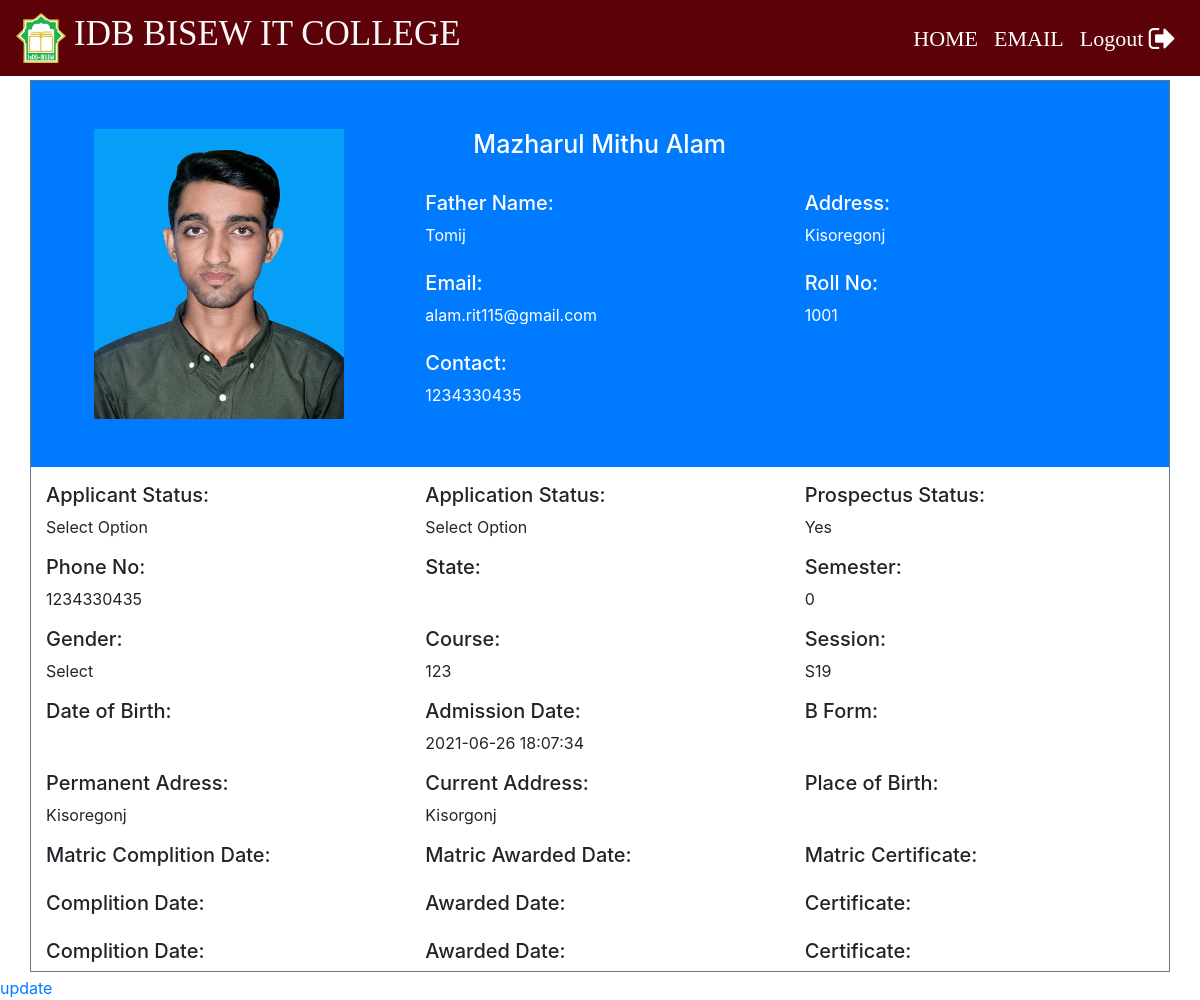
The app's page /Admin/display-student.php?roll_no=1001 (signed in) with its own data.
### tables this page shows
CREATE TABLE `student_info` (
  `roll_no` varchar(20) NOT NULL,
  `first_name` varchar(30) NOT NULL,
  `middle_name` varchar(30) NOT NULL,
  `last_name` varchar(30) NOT NULL,
  `father_name` varchar(30) NOT NULL,
  `email` varchar(30) NOT NULL,
  `mobile_no` varchar(11) NOT NULL,
  `course_code` varchar(11) NOT NULL,
  `session` varchar(10) NOT NULL,
  `profile_image` varchar(100) NOT NULL,
  `prospectus_issued` varchar(10) NOT NULL,
  `prospectus_amount` varchar(10) NOT NULL,
  `form_b` varchar(20) NOT NULL,
  `applicant_status` varchar(20) NOT NULL,
  `application_status` varchar(20) NOT NULL,
  `cnic` varchar(15) NOT NULL,
  `dob` varchar(10) NOT NULL,
  `other_phone` varchar(11) NOT NULL,
  `gender` varchar(10) NOT NULL,
  `permanent_address` varchar(150) NOT NULL,
  `current_address` varchar(150) NOT NULL,
  `place_of_birth` varchar(150) NOT NULL,
  `matric_complition_date` varchar(10) NOT NULL,
  `matric_awarded_date` varchar(10) NOT NULL,
  `matric_certificate` varchar(100) NOT NULL,
  `fa_complition_date` varchar(10) NOT NULL,
  `fa_awarded_date` varchar(10) NOT NULL,
  `fa_certificate` varchar(100) NOT NULL,
  `ba_complition_date` varchar(10) NOT NULL,
  `ba_awarded_date` varchar(10) NOT NULL,
  `ba_certificate` varchar(100) NOT NULL,
  `semester` int(11) NOT NULL,
  `total_marks` int(11) NOT NULL,
  `obtain_marks` int(11) NOT NULL,
  `state` varchar(20) NOT NULL,
  `admission_date` timestamp NOT NULL DEFAULT CURRENT_TIMESTAMP ON UPDATE CURRENT_TIMESTAMP
);

### Admin/display-student.php (the view, shortened to what this page needs)
<?php
	if ($_SESSION["LoginAdmin"])
	{
		$roll_no=$_GET['roll_no'] ?? $_SESSION['LoginStudent'];
	}
	require_once "../connection/connection.php";
	?>
<!doctype html>
<html lang="en">
	<head>
	</head>
	<body>
		<?php include('../common/common-header.php') ?>
	<?php
	$query="select * from student_info where roll_no='$roll_no'";
	$run=mysqli_query($con,$query);
	while ($row=mysqli_fetch_array($run)) {
		?>
		<div class="container  mt-1 border border-secondary mb-1">
			<div class="row text-white bg-primary pt-5">
				<div class="col-md-4">
					<?php  $profile_image= $row["profile_image"] ?>
					<img class="ml-5 mb-5" height='290px' width='250px' src=<?php echo "images/$profile_image"  ?> >
				</div>
				<div class="col-md-8">
					<h3 class="ml-5"><?php echo $row['first_name']." ".$row['middle_name']." ".$row['last_name'] ?></h3><br>
					<div class="row">
						<div class="col-md-6">
							<h5>Father Name:</h5> <?php echo $row['father_name']  ?><br><br>
							<h5>Email:</h5> <?php echo $row['email']  ?><br><br>
							<h5>Contact:</h5> <?php echo $row['mobile_no']  ?><br><br>
						</div>
						<div class="col-md-6">
							<h5>Address:</h5> <?php echo $row['permanent_address']  ?><br><br>
							<h5>Roll No:</h5> <?php echo $row['roll_no']  ?><br><br>
						</div>
					</div>
				</div>
			</div>
			<div class="row pt-3">
				<div class="col-md-4"><h5>Applicant Status:</h5> <?php echo $row['applicant_status']  ?></div>
				<div class="col-md-4"><h5>Application Status:</h5> <?php echo $row['application_status']  ?></div>
				<div class="col-md-4"><h5>Prospectus Status:</h5> <?php echo $row['prospectus_issued']  ?></div>
			</div>
			<div class="row pt-3">
				<div class="col-md-4"><h5>Phone No:</h5> <?php echo $row['mobile_no']  ?></div>
				<div class="col-md-4"><h5>State:</h5> <?php echo $row['state']  ?></div>
				<div class="col-md-4"><h5>Semester:</h5> <?php echo $row['semester']  ?></div>
			</div>
			<div class="row pt-3">
				<div class="col-md-4"><h5>Gender:</h5> <?php echo $row['gender']  ?></div>
				<div class="col-md-4"><h5>Course:</h5> <?php echo $row['course_code']  ?></div>
				<div class="col-md-4"><h5>Session:</h5> <?php echo $row['session']  ?></div>
			</div>
			<div class="row pt-3">
				<div class="col-md-4"><h5>Date of Birth:</h5> <?php echo $row['dob']  ?></div>
				<div class="col-md-4"><h5>Admission Date:</h5> <?php echo $row['admission_date']  ?></div>
				<div class="col-md-4"><h5>B Form:</h5> <?php echo $row['form_b']  ?></div>
			</div>
			<div class="row pt-3">
				<div class="col-md-4"><h5>Permanent Adress:</h5> <?php echo $row['permanent_address']  ?></div>
				<div class="col-md-4"><h5>Current Address:</h5> <?php echo $row['current_address']  ?></div>
				<div class="col-md-4"><h5>Place of Birth:</h5> <?php echo $row['place_of_birth']  ?></div>
			</div>
			<div class="row pt-3">
				<div class="col-md-4"><h5>Matric Complition Date:</h5> <?php echo $row['matric_complition_date']  ?></div>
				<div class="col-md-4"><h5>Matric Awarded Date:</h5> <?php echo $row['matric_awarded_date']  ?></div>
				<div class="col-md-4"><h5>Matric Certificate:</h5> <?php echo $row['matric_certificate']  ?></div>
			</div>
			<div class="row pt-3">
				<div class="col-md-4"><h5> Complition Date:</h5> <?php echo $row['fa_complition_date']  ?></div>
				<div class="col-md-4"><h5> Awarded Date:</h5> <?php echo $row['fa_awarded_date']  ?></div>
				<div class="col-md-4"><h5> Certificate:</h5> <?php echo $row['fa_certificate']  ?></div>
			</div>
			<div class="row pt-3">
				<div class="col-md-4"><h5> Complition Date:</h5> <?php echo $row['ba_complition_date']  ?></div>
				<div class="col-md-4"><h5> Awarded Date:</h5> <?php echo $row['ba_awarded_date']  ?></div>
				<div class="col-md-4"><h5> Certificate:</h5> <?php echo $row['ba_certificate']  ?></div>
			</div>
		</div>
		<a href="student-personal-information.php">update</a>
	<?php } ?>
</body>
</html>

### Css/footer.css (style rules this page uses)
.footer-top h2,h3 { color: #fff; }

### Css/style.css (style rules this page uses)
h3 { font-size: 25px; }

### records on screen
student_info: profile_image (picture), first_name "Mazharul", middle_name "Mithu", last_name "Alam", father_name "Tomij", email "alam.rit115@gmail.com", mobile_no "1234330435", permanent_address "Kisoregonj", roll_no "1001", applicant_status "Select Option", application_status "Select Option", prospectus_issued "Yes", semester "0", gender "Select", course_code "123", session "S19", admission_date "2021-06-26 18:07:34", current_address "Kisorgonj"
